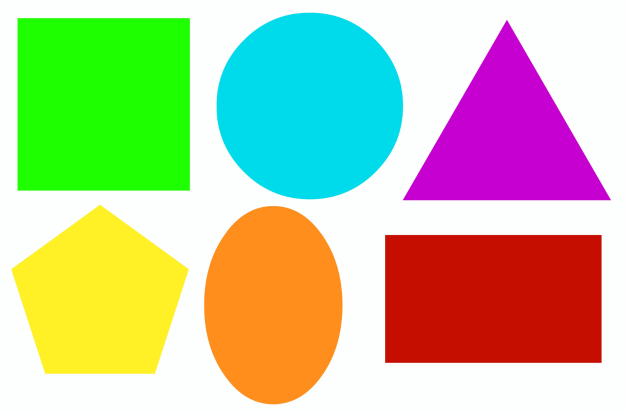
#> input picture shapes.png, 1255 x 823 px (shown at 1/2 size)
$ python test2.py
#> lines starting #> are read from the running program, lines starting #| are printed output that depends on the picture; after the words box and inside, x2 and y2 are one past the last pixel; in counts of white or black regions, pixels touching at a corner belong together
import cv2
import numpy as np

img = cv2.imread("shapes.png", cv2.IMREAD_GRAYSCALE)
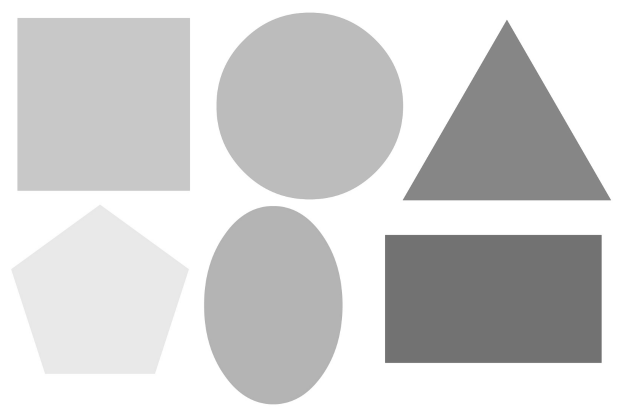
#> img: shape (823, 1255) (shown at 1/2 size); min 111, max 255, mean 209.4
_, threshold = cv2.threshold(img, 245, 255, cv2.THRESH_BINARY)
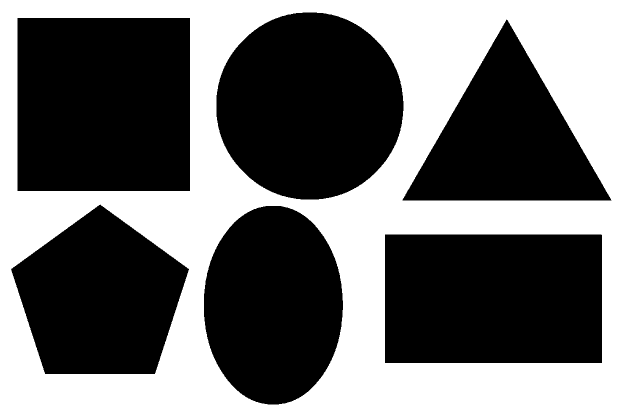
#> threshold: shape (823, 1255) (shown at 1/2 size); 43.1% white; 1 white region

contours, _ = cv2.findContours(threshold, cv2.RETR_TREE, cv2.CHAIN_APPROX_SIMPLE)
#> contours = 7 contours; box (x1, y1, x2, y2) and area: (0, 0, 1255, 823) 1030788, (34, 35, 381, 383) 120060, (769, 468, 1205, 727) 112226, (432, 24, 808, 400) 110834, (407, 411, 687, 810) 87524, (21, 408, 379, 749) 83823, (804, 38, 1224, 402) 76552

font = cv2.FONT_HERSHEY_COMPLEX

for cnt in contours:
    approx = cv2.approxPolyDP(cnt, 0.01*cv2.arcLength(cnt, True), True)
    cv2.drawContours(img, [approx], 0, (0), 5)
    x = approx.ravel()[0]
    y = approx.ravel()[1]

    print(len(approx)) #prints the contour line amounts

    if len(approx) == 3:
        cv2.putText(img, "Triangle", (x,y), font, 1 ,(0))

    elif len(approx) == 4:
        cv2.putText(img, "Rectangle", (x,y), font, 1, (0))

    elif len(approx) == 5:
        cv2.putText(img, "Pentagon", (x, y), font, 1, (0))

    elif len(approx) == 6:
        cv2.putText(img, "Hexagon", (x, y), font, 1, (0))

    elif len(approx) == 10:
        cv2.putText(img, "Star", (x, y), font, 1, (0))

    elif 6 < len(approx) <= 15:
        cv2.putText(img, "Oval", (x,y), font, 1, (0))
    else:
        cv2.putText(img, "Circle", (x,y), font, 1, (0))
#> this loop made 7 passes
#> (approx, x, y) on passes 1, 2, 5, 6: ([[0, 0], [0, 822], [1254, 822], [1254, 0]], 0, 0), ([[769, 469], [1202, 468], [1204, 725], [770, 726]], 769, 469), ([[1013, 38], [1222, 401], [804, 400]], 1013, 38), ([[34, 36], [379, 35], [380, 381], [35, 382]], 34, 36)
#> (x, y) on passes 3, 4, 7: (531, 411), (200, 408), (592, 25)
#| 4
#| 4
#| 13
#| 5
#| 3
#| 4
#| 16
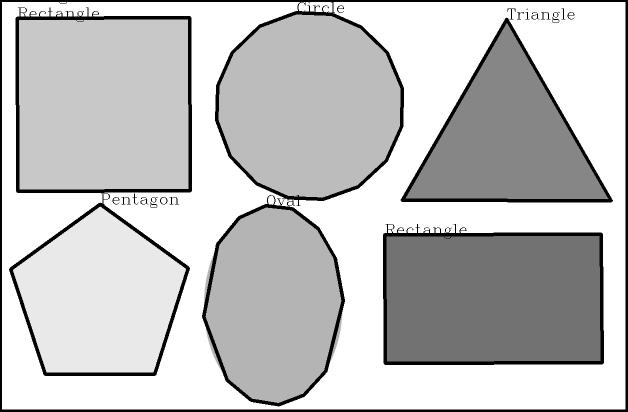
#> img: shape (823, 1255) (shown at 1/2 size); 6.78% of pixels changed, all inside (x1, y1, x2, y2) = (0, 0, 1255, 823)

cv2.imshow("shapes",img)
cv2.imshow("Threshold", threshold)
cv2.waitKey(0)
cv2.destroyAllWindows()

$ run again, with test.jpg saved as shapes.png
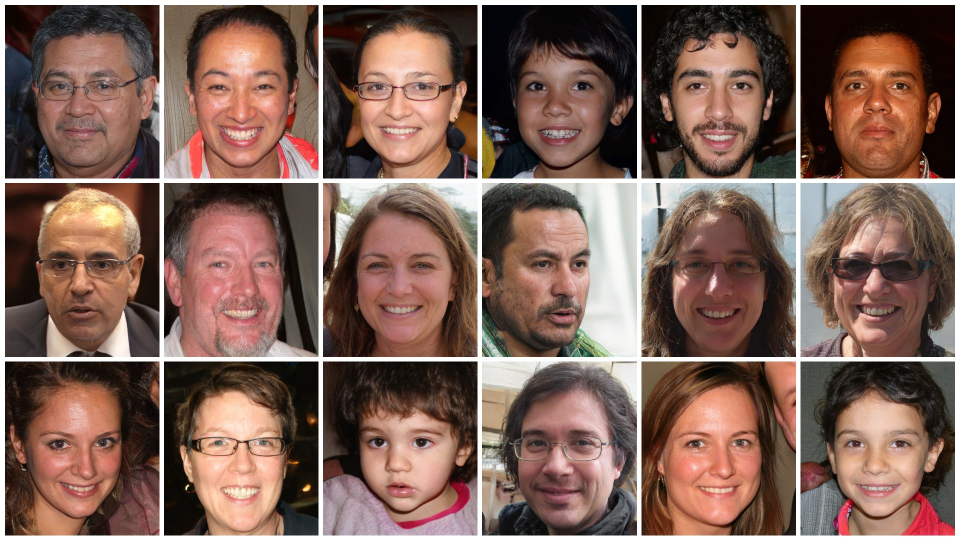
#> input picture test.jpg, 1920 x 1080 px (shown at 1/2 size)
#> `_, threshold = cv2.threshold(img, 245, 255, cv2.THRESH_BINARY)`:
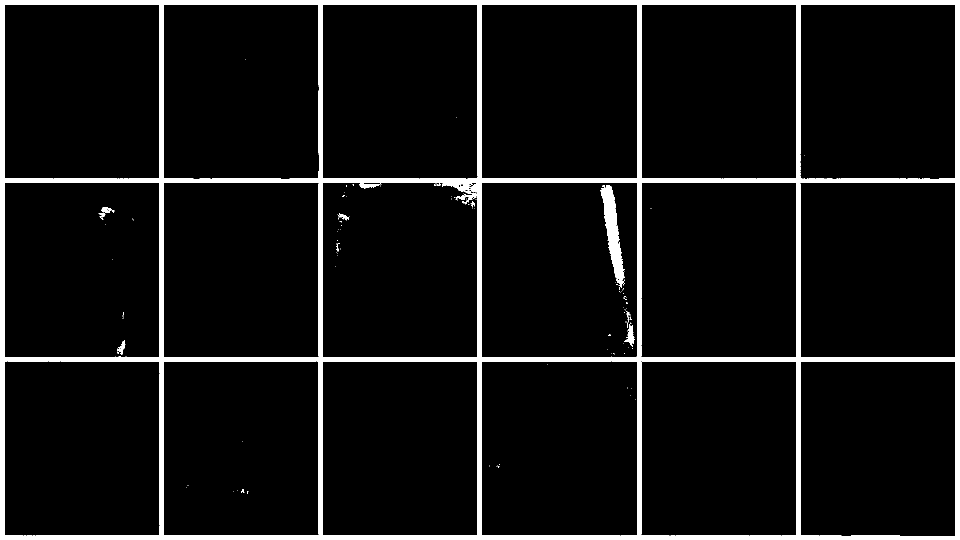
#> threshold: shape (1080, 1920) (shown at 1/2 size); 7% white; 122 white regions (108 under 20 px)
#> contours = 251 contours, 217 with area under 20; largest, box (x1, y1, x2, y2) and area: (0, 0, 1920, 1080) 2070601, (962, 721, 1276, 1073) 108543, (962, 364, 1275, 716) 108541, (1600, 721, 1912, 1073) 108330, (962, 9, 1275, 358) 108227
#> the loop `for cnt in contours:` made 251 passes
#> (x, y) on passes 12, 16, 17: (998, 933), (1270, 798), (1260, 791)
#> (printed output is left out)
#> after the loop `for cnt in contours:`:
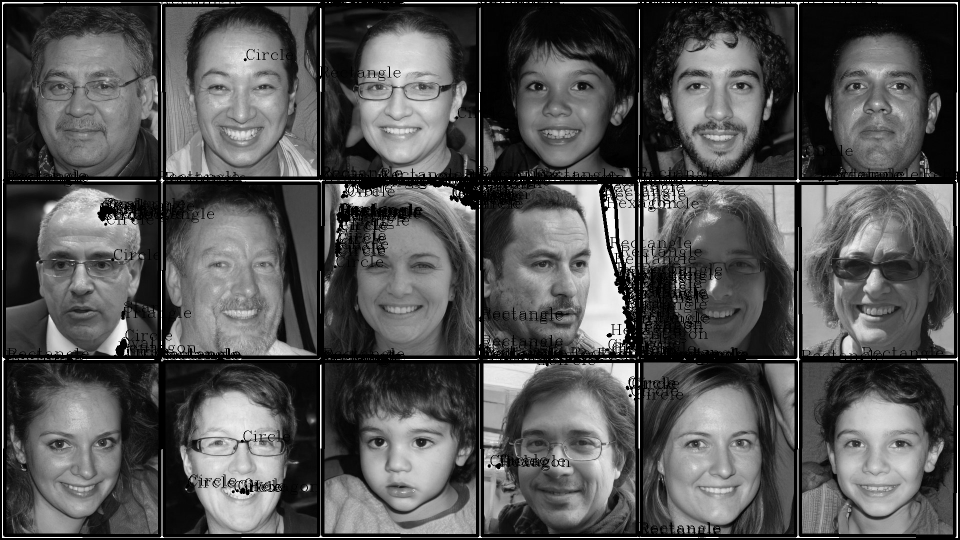
#> img: shape (1080, 1920) (shown at 1/2 size); min 0, max 255, mean 83.9
